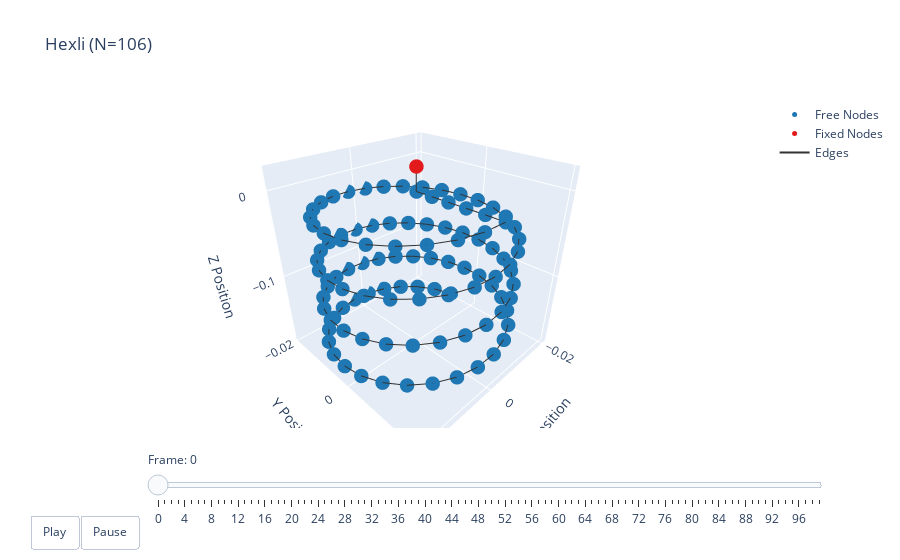

The cell this chart's notebook holds for it:
### Code cell
t = np.arange(robot.sim_params.total_time, step=robot.sim_params.dt)
options = dismech.AnimationOptions(title='Hexli (N=106)')

fig = dismech.get_interactive_animation_plotly(robot, t[:100], qs[:100], options)
fig.show()

### Figure 1 — Plotly figure (JSON) as saved in the notebook; plotly's stock layout.template omitted (floating-point values rounded to 4 significant figures; data arrays with more than 128 entries replaced by an {"elided": "..."} marker saying what was removed)
{"data": [{"marker": {"color": "#1f78b4", "size": 5}, "mode": "markers", "name": "Free Nodes", "type": "scatter3d", "x": [-5.978e-08, -3.12e-07, -5.851e-07, -9.027e-07, -1.288e-06, -1.883e-06, 0.004651, 0.009049, 0.01295, 0.01614, 0.01844, 0.01974, 0.01994, 0.01906, 0.01713, 0.01425, 0.0106, 0.006361, 0.001774, -0.002909, -0.007433, -0.01155, -0.01503, -0.01769, -0.01937, -0.02, -0.01952, -0.01798, -0.01544, -0.01206, -0.008019, -0.003536, 0.001142, 0.005756, 0.01005, 0.0138, 0.01679, 0.01886, 0.01989, 0.01983, 0.01868, 0.01651, 0.01343, 0.009613, 0.005268, 0.0006346, -0.004034, -0.008481, -0.01246, -0.01576, -0.01819, -0.01963, -0.01998, -0.01924, -0.01745, -0.01469, -0.01113, -0.00696, -0.002406, 0.00228, 0.00684, 0.01103, 0.01461, 0.01738, 0.01921, 0.01998, 0.01965, 0.01824, 0.01584, 0.01256, 0.008596, 0.004158, -0.0005077, -0.005146, -0.009501, -0.01334, -0.01644, -0.01864, -0.01981, -0.0199, -0.0189, -0.01686, -0.01389, -0.01016, -0.005878, -0.001268, 0.00341, 0.007902, 0.01196, 0.01536, 0.01792, 0.01949, 0.02, 0.01941, 0.01775, 0.01511, 0.01165, 0.007551, 0.003035, -0.001648, -0.006241, -0.01049, -0.01416, -0.01706, -0.01902], "y": [-5.09e-06, 0.003995, 0.007995, 0.01199, 0.01599, 0.01999, 0.01945, 0.01783, 0.01524, 0.0118, 0.007725, 0.003221, -0.001459, -0.00606, -0.01033, -0.01403, -0.01696, -0.01896, -0.01992, -0.01979, -0.01857, -0.01633, -0.01319, -0.009334, -0.004962, -0.0003176, 0.004344, 0.008767, 0.01271, 0.01595, 0.01832, 0.01968, 0.01997, 0.01915, 0.01729, 0.01447, 0.01087, 0.006661, 0.002091, -0.002595, -0.007138, -0.01129, -0.01482, -0.01754, -0.01929, -0.01999, -0.01959, -0.01811, -0.01564, -0.01231, -0.008308, -0.003847, 0.0008248, 0.005452, 0.009779, 0.01357, 0.01662, 0.01875, 0.01985, 0.01987, 0.01879, 0.01669, 0.01366, 0.00989, 0.005574, 0.0009516, -0.003723, -0.008193, -0.01221, -0.01556, -0.01806, -0.01956, -0.01999, -0.01933, -0.0176, -0.01491, -0.01139, -0.007256, -0.002721, 0.001964, 0.006541, 0.01076, 0.01439, 0.01722, 0.01912, 0.01996, 0.01971, 0.01837, 0.01603, 0.01281, 0.008881, 0.004468, -0.0001904, -0.004838, -0.009221, -0.0131, -0.01625, -0.01852, -0.01977, -0.01993, -0.019, -0.01703, -0.01412, -0.01044, -0.00618], "z": [-1.756e-08, 7.894e-05, 0.0001578, 0.0002366, 0.0003155, -5.333e-06, -0.001876, -0.003746, -0.005616, -0.007486, -0.009356, -0.01123, -0.0131, -0.01497, -0.01684, -0.01871, -0.02057, -0.02244, -0.02431, -0.02618, -0.02805, -0.02992, -0.03179, -0.03366, -0.03553, -0.0374, -0.03926, -0.04113, -0.043, -0.04487, -0.04674, -0.04861, -0.05048, -0.05234, -0.05421, -0.05608, -0.05795, -0.05982, -0.06169, -0.06356, -0.06543, -0.06729, -0.06916, -0.07103, -0.0729, -0.07477, -0.07664, -0.07851, -0.08038, -0.08224, -0.08411, -0.08598, -0.08785, -0.08972, -0.09159, -0.09346, -0.09533, -0.09719, -0.09906, -0.1009, -0.1028, -0.1047, -0.1065, -0.1084, -0.1103, -0.1121, -0.114, -0.1159, -0.1177, -0.1196, -0.1215, -0.1234, -0.1252, -0.1271, -0.129, -0.1308, -0.1327, -0.1346, -0.1364, -0.1383, -0.1402, -0.142, -0.1439, -0.1458, -0.1476, -0.1495, -0.1514, -0.1533, -0.1551, -0.157, -0.1589, -0.1607, -0.1626, -0.1645, -0.1663, -0.1682, -0.1701, -0.1719, -0.1738, -0.1757, -0.1775, -0.1794, -0.1813, -0.1832, -0.185]}, {"marker": {"color": "#e31a1c", "size": 5}, "mode": "markers", "name": "Fixed Nodes", "type": "scatter3d", "x": [0.0], "y": [0.0], "z": [0.02505]}, {"line": {"color": "#333333", "width": 2}, "mode": "lines", "name": "Edges", "type": "scatter3d", "x": {"elided": "315 float values"}, "y": {"elided": "315 float values"}, "z": {"elided": "315 float values"}}, {"color": "rgba(166, 206, 227, 0.7)", "i": [], "j": [], "k": [], "name": "Faces", "opacity": 0.7, "showscale": false, "type": "mesh3d", "x": [0.0, -5.978e-08, -3.12e-07, -5.851e-07, -9.027e-07, -1.288e-06, -1.883e-06, 0.004651, 0.009049, 0.01295, 0.01614, 0.01844, 0.01974, 0.01994, 0.01906, 0.01713, 0.01425, 0.0106, 0.006361, 0.001774, -0.002909, -0.007433, -0.01155, -0.01503, -0.01769, -0.01937, -0.02, -0.01952, -0.01798, -0.01544, -0.01206, -0.008019, -0.003536, 0.001142, 0.005756, 0.01005, 0.0138, 0.01679, 0.01886, 0.01989, 0.01983, 0.01868, 0.01651, 0.01343, 0.009613, 0.005268, 0.0006346, -0.004034, -0.008481, -0.01246, -0.01576, -0.01819, -0.01963, -0.01998, -0.01924, -0.01745, -0.01469, -0.01113, -0.00696, -0.002406, 0.00228, 0.00684, 0.01103, 0.01461, 0.01738, 0.01921, 0.01998, 0.01965, 0.01824, 0.01584, 0.01256, 0.008596, 0.004158, -0.0005077, -0.005146, -0.009501, -0.01334, -0.01644, -0.01864, -0.01981, -0.0199, -0.0189, -0.01686, -0.01389, -0.01016, -0.005878, -0.001268, 0.00341, 0.007902, 0.01196, 0.01536, 0.01792, 0.01949, 0.02, 0.01941, 0.01775, 0.01511, 0.01165, 0.007551, 0.003035, -0.001648, -0.006241, -0.01049, -0.01416, -0.01706, -0.01902], "y": [0.0, -5.09e-06, 0.003995, 0.007995, 0.01199, 0.01599, 0.01999, 0.01945, 0.01783, 0.01524, 0.0118, 0.007725, 0.003221, -0.001459, -0.00606, -0.01033, -0.01403, -0.01696, -0.01896, -0.01992, -0.01979, -0.01857, -0.01633, -0.01319, -0.009334, -0.004962, -0.0003176, 0.004344, 0.008767, 0.01271, 0.01595, 0.01832, 0.01968, 0.01997, 0.01915, 0.01729, 0.01447, 0.01087, 0.006661, 0.002091, -0.002595, -0.007138, -0.01129, -0.01482, -0.01754, -0.01929, -0.01999, -0.01959, -0.01811, -0.01564, -0.01231, -0.008308, -0.003847, 0.0008248, 0.005452, 0.009779, 0.01357, 0.01662, 0.01875, 0.01985, 0.01987, 0.01879, 0.01669, 0.01366, 0.00989, 0.005574, 0.0009516, -0.003723, -0.008193, -0.01221, -0.01556, -0.01806, -0.01956, -0.01999, -0.01933, -0.0176, -0.01491, -0.01139, -0.007256, -0.002721, 0.001964, 0.006541, 0.01076, 0.01439, 0.01722, 0.01912, 0.01996, 0.01971, 0.01837, 0.01603, 0.01281, 0.008881, 0.004468, -0.0001904, -0.004838, -0.009221, -0.0131, -0.01625, -0.01852, -0.01977, -0.01993, -0.019, -0.01703, -0.01412, -0.01044, -0.00618], "z": [0.02505, -1.756e-08, 7.894e-05, 0.0001578, 0.0002366, 0.0003155, -5.333e-06, -0.001876, -0.003746, -0.005616, -0.007486, -0.009356, -0.01123, -0.0131, -0.01497, -0.01684, -0.01871, -0.02057, -0.02244, -0.02431, -0.02618, -0.02805, -0.02992, -0.03179, -0.03366, -0.03553, -0.0374, -0.03926, -0.04113, -0.043, -0.04487, -0.04674, -0.04861, -0.05048, -0.05234, -0.05421, -0.05608, -0.05795, -0.05982, -0.06169, -0.06356, -0.06543, -0.06729, -0.06916, -0.07103, -0.0729, -0.07477, -0.07664, -0.07851, -0.08038, -0.08224, -0.08411, -0.08598, -0.08785, -0.08972, -0.09159, -0.09346, -0.09533, -0.09719, -0.09906, -0.1009, -0.1028, -0.1047, -0.1065, -0.1084, -0.1103, -0.1121, -0.114, -0.1159, -0.1177, -0.1196, -0.1215, -0.1234, -0.1252, -0.1271, -0.129, -0.1308, -0.1327, -0.1346, -0.1364, -0.1383, -0.1402, -0.142, -0.1439, -0.1458, -0.1476, -0.1495, -0.1514, -0.1533, -0.1551, -0.157, -0.1589, -0.1607, -0.1626, -0.1645, -0.1663, -0.1682, -0.1701, -0.1719, -0.1738, -0.1757, -0.1775, -0.1794, -0.1813, -0.1832, -0.185]}], "layout": {"scene": {"camera": {"eye": {"x": 1.225, "y": 1.225, "z": 1.0}}, "xaxis": {"range": [-0.02155, 0.02011], "title": {"text": "X Position"}}, "yaxis": {"range": [-0.02023, 0.02103], "title": {"text": "Y Position"}}, "zaxis": {"range": [-0.1922, 0.02505], "title": {"text": "Z Position"}}}, "sliders": [{"currentvalue": {"prefix": "Frame: "}, "steps": [{"args": [["0"], {"frame": {"duration": 50, "redraw": true}, "mode": "immediate"}], "label": "0", "method": "animate"}, {"args": [["1"], {"frame": {"duration": 50, "redraw": true}, "mode": "immediate"}], "label": "1", "method": "animate"}, {"args": [["2"], {"frame": {"duration": 50, "redraw": true}, "mode": "immediate"}], "label": "2", "method": "animate"}, {"args": [["3"], {"frame": {"duration": 50, "redraw": true}, "mode": "immediate"}], "label": "3", "method": "animate"}, {"args": [["4"], {"frame": {"duration": 50, "redraw": true}, "mode": "immediate"}], "label": "4", "method": "animate"}, {"args": [["5"], {"frame": {"duration": 50, "redraw": true}, "mode": "immediate"}], "label": "5", "method": "animate"}, {"args": [["6"], {"frame": {"duration": 50, "redraw": true}, "mode": "immediate"}], "label": "6", "method": "animate"}, {"args": [["7"], {"frame": {"duration": 50, "redraw": true}, "mode": "immediate"}], "label": "7", "method": "animate"}, {"args": [["8"], {"frame": {"duration": 50, "redraw": true}, "mode": "immediate"}], "label": "8", "method": "animate"}, {"args": [["9"], {"frame": {"duration": 50, "redraw": true}, "mode": "immediate"}], "label": "9", "method": "animate"}, {"args": [["10"], {"frame": {"duration": 50, "redraw": true}, "mode": "immediate"}], "label": "10", "method": "animate"}, {"args": [["11"], {"frame": {"duration": 50, "redraw": true}, "mode": "immediate"}], "label": "11", "method": "animate"}, {"args": [["12"], {"frame": {"duration": 50, "redraw": true}, "mode": "immediate"}], "label": "12", "method": "animate"}, {"args": [["13"], {"frame": {"duration": 50, "redraw": true}, "mode": "immediate"}], "label": "13", "method": "animate"}, {"args": [["14"], {"frame": {"duration": 50, "redraw": true}, "mode": "immediate"}], "label": "14", "method": "animate"}, {"args": [["15"], {"frame": {"duration": 50, "redraw": true}, "mode": "immediate"}], "label": "15", "method": "animate"}, {"args": [["16"], {"frame": {"duration": 50, "redraw": true}, "mode": "immediate"}], "label": "16", "method": "animate"}, {"args": [["17"], {"frame": {"duration": 50, "redraw": true}, "mode": "immediate"}], "label": "17", "method": "animate"}, {"args": [["18"], {"frame": {"duration": 50, "redraw": true}, "mode": "immediate"}], "label": "18", "method": "animate"}, {"args": [["19"], {"frame": {"duration": 50, "redraw": true}, "mode": "immediate"}], "label": "19", "method": "animate"}, {"args": [["20"], {"frame": {"duration": 50, "redraw": true}, "mode": "immediate"}], "label": "20", "method": "animate"}, {"args": [["21"], {"frame": {"duration": 50, "redraw": true}, "mode": "immediate"}], "label": "21", "method": "animate"}, {"args": [["22"], {"frame": {"duration": 50, "redraw": true}, "mode": "immediate"}], "label": "22", "method": "animate"}, {"args": [["23"], {"frame": {"duration": 50, "redraw": true}, "mode": "immediate"}], "label": "23", "method": "animate"}, {"args": [["24"], {"frame": {"duration": 50, "redraw": true}, "mode": "immediate"}], "label": "24", "method": "animate"}, {"args": [["25"], {"frame": {"duration": 50, "redraw": true}, "mode": "immediate"}], "label": "25", "method": "animate"}, {"args": [["26"], {"frame": {"duration": 50, "redraw": true}, "mode": "immediate"}], "label": "26", "method": "animate"}, {"args": [["27"], {"frame": {"duration": 50, "redraw": true}, "mode": "immediate"}], "label": "27", "method": "animate"}, {"args": [["28"], {"frame": {"duration": 50, "redraw": true}, "mode": "immediate"}], "label": "28", "method": "animate"}, {"args": [["29"], {"frame": {"duration": 50, "redraw": true}, "mode": "immediate"}], "label": "29", "method": "animate"}, {"args": [["30"], {"frame": {"duration": 50, "redraw": true}, "mode": "immediate"}], "label": "30", "method": "animate"}, {"args": [["31"], {"frame": {"duration": 50, "redraw": true}, "mode": "immediate"}], "label": "31", "method": "animate"}, {"args": [["32"], {"frame": {"duration": 50, "redraw": true}, "mode": "immediate"}], "label": "32", "method": "animate"}, {"args": [["33"], {"frame": {"duration": 50, "redraw": true}, "mode": "immediate"}], "label": "33", "method": "animate"}, {"args": [["34"], {"frame": {"duration": 50, "redraw": true}, "mode": "immediate"}], "label": "34", "method": "animate"}, {"args": [["35"], {"frame": {"duration": 50, "redraw": true}, "mode": "immediate"}], "label": "35", "method": "animate"}, {"args": [["36"], {"frame": {"duration": 50, "redraw": true}, "mode": "immediate"}], "label": "36", "method": "animate"}, {"args": [["37"], {"frame": {"duration": 50, "redraw": true}, "mode": "immediate"}], "label": "37", "method": "animate"}, {"args": [["38"], {"frame": {"duration": 50, "redraw": true}, "mode": "immediate"}], "label": "38", "method": "animate"}, {"args": [["39"], {"frame": {"duration": 50, "redraw": true}, "mode": "immediate"}], "label": "39", "method": "animate"}, {"args": [["40"], {"frame": {"duration": 50, "redraw": true}, "mode": "immediate"}], "label": "40", "method": "animate"}, {"args": [["41"], {"frame": {"duration": 50, "redraw": true}, "mode": "immediate"}], "label": "41", "method": "animate"}, {"args": [["42"], {"frame": {"duration": 50, "redraw": true}, "mode": "immediate"}], "label": "42", "method": "animate"}, {"args": [["43"], {"frame": {"duration": 50, "redraw": true}, "mode": "immediate"}], "label": "43", "method": "animate"}, {"args": [["44"], {"frame": {"duration": 50, "redraw": true}, "mode": "immediate"}], "label": "44", "method": "animate"}, {"args": [["45"], {"frame": {"duration": 50, "redraw": true}, "mode": "immediate"}], "label": "45", "method": "animate"}, {"args": [["46"], {"frame": {"duration": 50, "redraw": true}, "mode": "immediate"}], "label": "46", "method": "animate"}, {"args": [["47"], {"frame": {"duration": 50, "redraw": true}, "mode": "immediate"}], "label": "47", "method": "animate"}, {"args": [["48"], {"frame": {"duration": 50, "redraw": true}, "mode": "immediate"}], "label": "48", "method": "animate"}, {"args": [["49"], {"frame": {"duration": 50, "redraw": true}, "mode": "immediate"}], "label": "49", "method": "animate"}, {"args": [["50"], {"frame": {"duration": 50, "redraw": true}, "mode": "immediate"}], "label": "50", "method": "animate"}, {"args": [["51"], {"frame": {"duration": 50, "redraw": true}, "mode": "immediate"}], "label": "51", "method": "animate"}, {"args": [["52"], {"frame": {"duration": 50, "redraw": true}, "mode": "immediate"}], "label": "52", "method": "animate"}, {"args": [["53"], {"frame": {"duration": 50, "redraw": true}, "mode": "immediate"}], "label": "53", "method": "animate"}, {"args": [["54"], {"frame": {"duration": 50, "redraw": true}, "mode": "immediate"}], "label": "54", "method": "animate"}, {"args": [["55"], {"frame": {"duration": 50, "redraw": true}, "mode": "immediate"}], "label": "55", "method": "animate"}, {"args": [["56"], {"frame": {"duration": 50, "redraw": true}, "mode": "immediate"}], "label": "56", "method": "animate"}, {"args": [["57"], {"frame": {"duration": 50, "redraw": true}, "mode": "immediate"}], "label": "57", "method": "animate"}, {"args": [["58"], {"frame": {"duration": 50, "redraw": true}, "mode": "immediate"}], "label": "58", "method": "animate"}, {"args": [["59"], {"frame": {"duration": 50, "redraw": true}, "mode": "immediate"}], "label": "59", "method": "animate"}, {"args": [["60"], {"frame": {"duration": 50, "redraw": true}, "mode": "immediate"}], "label": "60", "method": "animate"}, {"args": [["61"], {"frame": {"duration": 50, "redraw": true}, "mode": "immediate"}], "label": "61", "method": "animate"}, {"args": [["62"], {"frame": {"duration": 50, "redraw": true}, "mode": "immediate"}], "label": "62", "method": "animate"}, {"args": [["63"], {"frame": {"duration": 50, "redraw": true}, "mode": "immediate"}], "label": "63", "method": "animate"}, {"args": [["64"], {"frame": {"duration": 50, "redraw": true}, "mode": "immediate"}], "label": "64", "method": "animate"}, {"args": [["65"], {"frame": {"duration": 50, "redraw": true}, "mode": "immediate"}], "label": "65", "method": "animate"}, {"args": [["66"], {"frame": {"duration": 50, "redraw": true}, "mode": "immediate"}], "label": "66", "method": "animate"}, {"args": [["67"], {"frame": {"duration": 50, "redraw": true}, "mode": "immediate"}], "label": "67", "method": "animate"}, {"args": [["68"], {"frame": {"duration": 50, "redraw": true}, "mode": "immediate"}], "label": "68", "method": "animate"}, {"args": [["69"], {"frame": {"duration": 50, "redraw": true}, "mode": "immediate"}], "label": "69", "method": "animate"}, {"args": [["70"], {"frame": {"duration": 50, "redraw": true}, "mode": "immediate"}], "label": "70", "method": "animate"}, {"args": [["71"], {"frame": {"duration": 50, "redraw": true}, "mode": "immediate"}], "label": "71", "method": "animate"}, {"args": [["72"], {"frame": {"duration": 50, "redraw": true}, "mode": "immediate"}], "label": "72", "method": "animate"}, {"args": [["73"], {"frame": {"duration": 50, "redraw": true}, "mode": "immediate"}], "label": "73", "method": "animate"}, {"args": [["74"], {"frame": {"duration": 50, "redraw": true}, "mode": "immediate"}], "label": "74", "method": "animate"}, {"args": [["75"], {"frame": {"duration": 50, "redraw": true}, "mode": "immediate"}], "label": "75", "method": "animate"}, {"args": [["76"], {"frame": {"duration": 50, "redraw": true}, "mode": "immediate"}], "label": "76", "method": "animate"}, {"args": [["77"], {"frame": {"duration": 50, "redraw": true}, "mode": "immediate"}], "label": "77", "method": "animate"}, {"args": [["78"], {"frame": {"duration": 50, "redraw": true}, "mode": "immediate"}], "label": "78", "method": "animate"}, {"args": [["79"], {"frame": {"duration": 50, "redraw": true}, "mode": "immediate"}], "label": "79", "method": "animate"}, {"args": [["80"], {"frame": {"duration": 50, "redraw": true}, "mode": "immediate"}], "label": "80", "method": "animate"}, {"args": [["81"], {"frame": {"duration": 50, "redraw": true}, "mode": "immediate"}], "label": "81", "method": "animate"}, {"args": [["82"], {"frame": {"duration": 50, "redraw": true}, "mode": "immediate"}], "label": "82", "method": "animate"}, {"args": [["83"], {"frame": {"duration": 50, "redraw": true}, "mode": "immediate"}], "label": "83", "method": "animate"}, {"args": [["84"], {"frame": {"duration": 50, "redraw": true}, "mode": "immediate"}], "label": "84", "method": "animate"}, {"args": [["85"], {"frame": {"duration": 50, "redraw": true}, "mode": "immediate"}], "label": "85", "method": "animate"}, {"args": [["86"], {"frame": {"duration": 50, "redraw": true}, "mode": "immediate"}], "label": "86", "method": "animate"}, {"args": [["87"], {"frame": {"duration": 50, "redraw": true}, "mode": "immediate"}], "label": "87", "method": "animate"}, {"args": [["88"], {"frame": {"duration": 50, "redraw": true}, "mode": "immediate"}], "label": "88", "method": "animate"}, {"args": [["89"], {"frame": {"duration": 50, "redraw": true}, "mode": "immediate"}], "label": "89", "method": "animate"}, {"args": [["90"], {"frame": {"duration": 50, "redraw": true}, "mode": "immediate"}], "label": "90", "method": "animate"}, {"args": [["91"], {"frame": {"duration": 50, "redraw": true}, "mode": "immediate"}], "label": "91", "method": "animate"}, {"args": [["92"], {"frame": {"duration": 50, "redraw": true}, "mode": "immediate"}], "label": "92", "method": "animate"}, {"args": [["93"], {"frame": {"duration": 50, "redraw": true}, "mode": "immediate"}], "label": "93", "method": "animate"}, {"args": [["94"], {"frame": {"duration": 50, "redraw": true}, "mode": "immediate"}], "label": "94", "method": "animate"}, {"args": [["95"], {"frame": {"duration": 50, "redraw": true}, "mode": "immediate"}], "label": "95", "method": "animate"}, {"args": [["96"], {"frame": {"duration": 50, "redraw": true}, "mode": "immediate"}], "label": "96", "method": "animate"}, {"args": [["97"], {"frame": {"duration": 50, "redraw": true}, "mode": "immediate"}], "label": "97", "method": "animate"}, {"args": [["98"], {"frame": {"duration": 50, "redraw": true}, "mode": "immediate"}], "label": "98", "method": "animate"}, {"args": [["99"], {"frame": {"duration": 50, "redraw": true}, "mode": "immediate"}], "label": "99", "method": "animate"}], "transition": {"duration": 0}, "x": 0.1, "y": 0}], "title": {"text": "Hexli (N=106)"}, "updatemenus": [{"buttons": [{"args": [null, {"frame": {"duration": 50, "redraw": true}, "fromcurrent": true}], "label": "Play", "method": "animate"}, {"args": [[null], {"frame": {"duration": 0, "redraw": true}, "mode": "immediate"}], "label": "Pause", "method": "animate"}], "direction": "left", "pad": {"r": 10, "t": 87}, "showactive": false, "type": "buttons", "x": 0.1, "xanchor": "right", "y": 0, "yanchor": "top"}]}}
